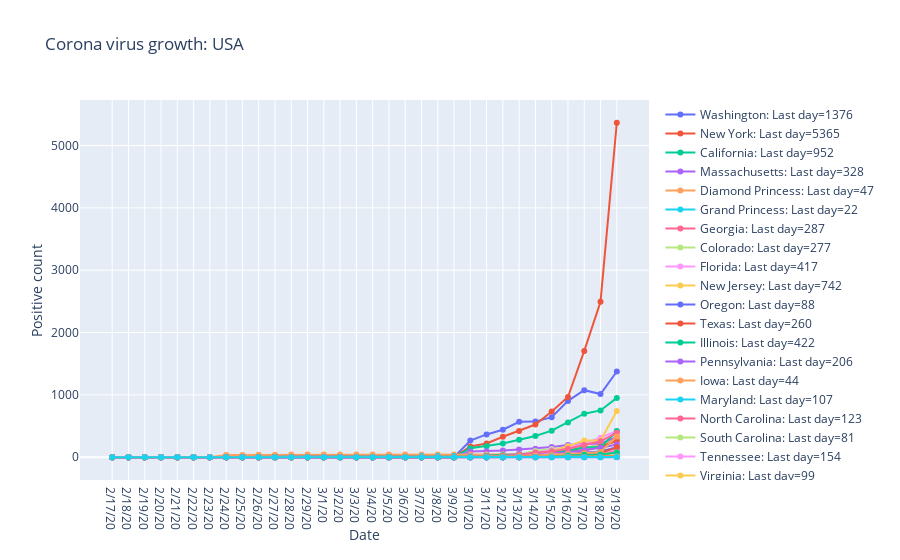

The notebook cell saved with this chart:
### Code cell
import plotly.graph_objects as go
import numpy as np
import plotly

df = df1
dfUS = df[df['Country/Region']=='US']
states = dfUS['Province/State'].unique()

fig = go.Figure()

for state in states:
    time = list(df.columns)[30:]
    count = list(df[df['Province/State']==state].to_numpy()[0][30:])
    last_count = count[-1]
    if last_count > 0:
        fig.add_trace(
            go.Scatter(
                x=time, y=count, mode='lines+markers', name=state+f': Last day={last_count}',
                hoverinfo='text',
                hovertext=[f'{state}, {t}, count={c}' for t,c in zip(time,count)]
            )
        )
    
fig.update_layout(
    title="Corona virus growth: USA",
    xaxis_title="Date",
    yaxis_title="Positive count",
)
fig.show()

plotly.offline.plot(fig, filename = 'corona_us.html', auto_open=False)
